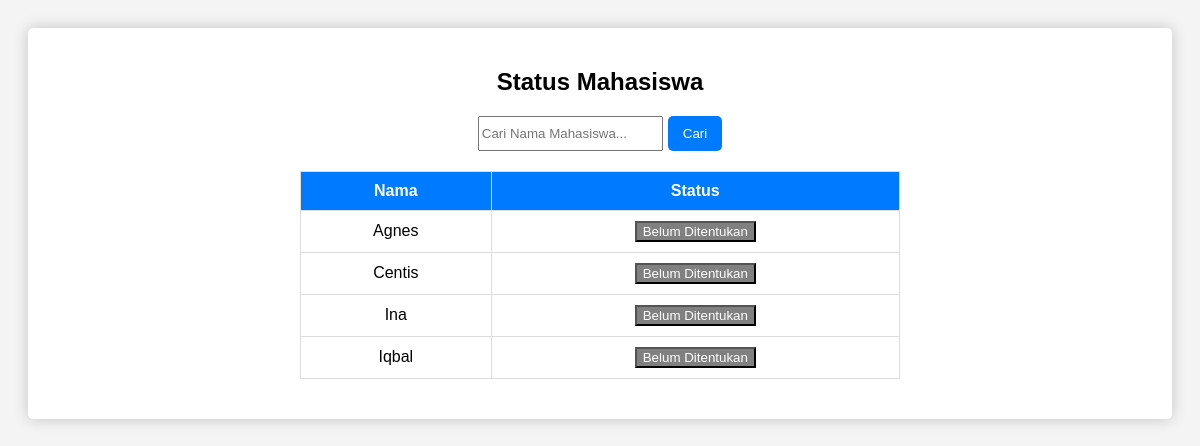
The page /preview.php on the database its author committed.
### tables this page shows
CREATE TABLE CALONMAHASISWA (
    nopendaftaran INT(11) PRIMARY KEY,
    gambar VARCHAR(255),
    nama VARCHAR(100) NOT NULL,
    tempat_lahir VARCHAR(100) NOT NULL,
    tanggal_lahir DATE,
    alamat TEXT,
    asal_sma VARCHAR(100) NOT NULL,
    jenis_kelamin ENUM('laki-laki', 'perempuan') NOT NULL,
    tahun_tamat INT NOT NULL,
    PASSWORD VARCHAR(100) NOT NULL,
    nama_orangtua VARCHAR(100) NOT NULL,
    jurusan ENUM('Teknik Komputer dan Informatika', 'Administrasi Bisnis', 'Teknik Sipil', 'Teknik Mesin') NOT NULL,
    program_studi ENUM('Teknik Komputer', 'Teknik sipil', 'Administrasi Bisnis', 'Teknik Mesin') NOT NULL,
    status ENUM('Lulus', 'TidakLulus', 'Belum Ditentukan') NOT NULL DEFAULT 'Belum Ditentukan'
);

### preview.php (the view, shortened to what this page needs)
<?php
include 'koneksi.php';
$search = '';
$sql = "SELECT * FROM CALONMAHASISWA WHERE nama LIKE '%$search%'";
$result = $conn->query($sql);
?>
<!DOCTYPE html>
<html lang="id">
<head>
    <link rel="stylesheet" type="text/css" href="css/style.css">
</head>
<body>
    <section class="box-formulir">
        <h2>Status Mahasiswa</h2>
        <form method="POST" style="display: flex; justify-content: center; margin-bottom: 20px;">
            <input type="text" name="search" placeholder="Cari Nama Mahasiswa..."
                value="<?php echo htmlspecialchars($search); ?>" class="input-controlpencarian" required>
            <button type="submit" class="btn-submitpencarian">Cari</button>
        </form>
        <table class="table-form">
            <tr>
                <th>Nama</th>
                <th>Status</th>
            </tr>
            <?php
            if ($result->num_rows > 0) {
                while ($row = $result->fetch_assoc()) {
                    $status = !empty($row['status']) ? $row['status'] : "Belum Ditentukan";
                    $status_button = '';
                    if ($status == 'Lulus') {
                        $status_button = "<button style='background-color: green; color: white;'>Lulus</button>";
                    } elseif ($status == 'TidakLulus') {
                        $status_button = "<button style='background-color: red; color: white;'>Tidak Lulus</button>";
                    } else {
                        $status_button = "<button style='background-color: gray; color: white;'>Belum Ditentukan</button>";
                    }
                    echo "<tr>
                    <td>{$row['nama']}</td>
                    <td>{$status_button}</td>
                  </tr>";
                }
            } else {
                echo "<tr><td colspan='2'>Tidak ada data.</td></tr>";
            }
            ?>
        </table>
    </section>
</body>
</html>

### css/style.css (style rules this page uses)
body { font-family: 'Quicksand', sans-serif; background-color: #f4f4f4; padding: 20px; }
.box-formulir { background: white; padding: 20px; border-radius: 5px; box-shadow: 0 0 15px rgba(0, 0, 0, 0.2); }
.box-formulir h2 { text-align: center; margin-bottom: 20px; font-size: 24px; }
.table-form { width: 80%; max-width: 600px; border-collapse: collapse; margin: 20px auto; border: 1px solid #ccc; }
.table-form th, .table-form td { padding: 10px; text-align: center; border: 1px solid #ddd; }
.table-form th { background-color: #007bff; color: white; }
.btn-submitpencarian { background-color: #007bff; color: white; border: none; padding: 10px 15px; border-radius: 5px; cursor: pointer; margin-left: 5px; }

### rows shown on the page
calonmahasiswa: nama "Agnes", status "Belum Ditentukan"
calonmahasiswa: nama "Centis", status "Belum Ditentukan"
calonmahasiswa: nama "Ina", status "Belum Ditentukan"
calonmahasiswa: nama "Iqbal", status "Belum Ditentukan"
